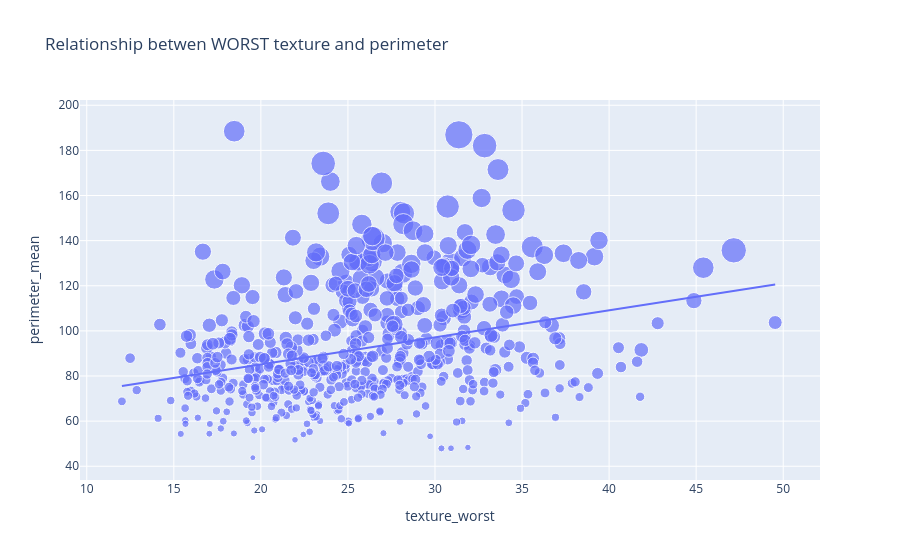

The cell this chart's notebook holds for it:
### Code cell
figure = px.scatter(data_frame = data, x ="texture_worst",y="perimeter_mean",size = "area_worst",trendline = "ols", title = "Relationship betwen WORST texture and perimeter ")
figure.show()

### Figure 1 — Plotly figure (JSON) as saved in the notebook; plotly's stock layout.template omitted (floating-point values rounded to 4 significant figures; data arrays with more than 128 entries replaced by an {"elided": "..."} marker saying what was removed)
{"data": [{"hovertemplate": "texture_worst=%{x}<br>perimeter_mean=%{y}<br>area_worst=%{marker.size}<extra></extra>", "legendgroup": "", "marker": {"color": "#636efa", "size": {"elided": "569 float values"}, "sizemode": "area", "sizeref": 10.63, "symbol": "circle"}, "mode": "markers", "name": "", "orientation": "v", "showlegend": false, "type": "scatter", "x": {"elided": "569 float values"}, "xaxis": "x", "y": {"elided": "569 float values"}, "yaxis": "y"}, {"hovertemplate": "<b>OLS trendline</b><br>perimeter_mean = 1.19805 * texture_worst + 61.2064<br>R<sup>2</sup>=0.091832<br><br>texture_worst=%{x}<br>perimeter_mean=%{y} <b>(trend)</b><extra></extra>", "legendgroup": "", "marker": {"color": "#636efa", "symbol": "circle"}, "mode": "lines", "name": "", "showlegend": false, "type": "scatter", "x": {"elided": "569 float values"}, "xaxis": "x", "y": {"elided": "569 float values"}, "yaxis": "y"}], "layout": {"legend": {"itemsizing": "constant", "tracegroupgap": 0}, "title": {"text": "Relationship betwen WORST texture and perimeter "}, "xaxis": {"anchor": "y", "domain": [0, 1], "title": {"text": "texture_worst"}}, "yaxis": {"anchor": "x", "domain": [0, 1], "title": {"text": "perimeter_mean"}}}}
